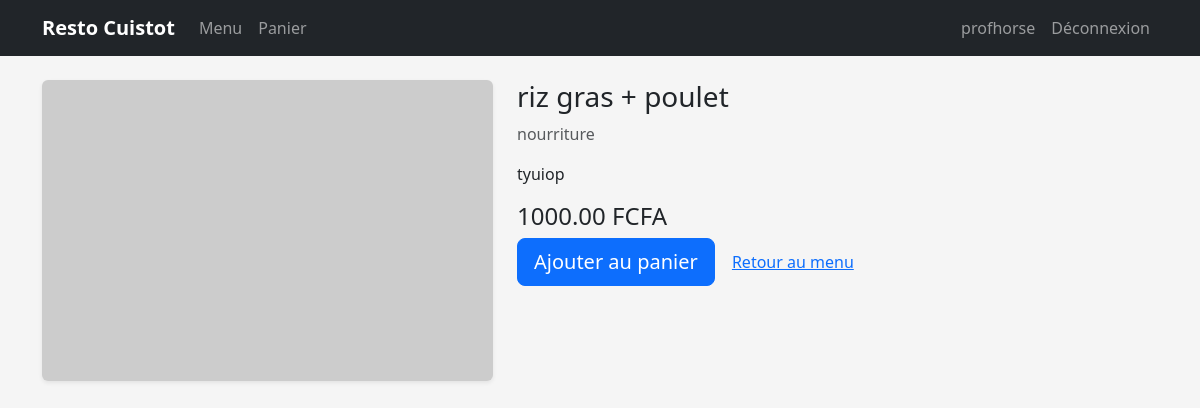
/meal/riz-gras-pouletr/ (signed in), run on the app's committed database.
### shop/models.py (models this page shows, shortened)
class Meal(models.Model):
    category = models.ForeignKey(Category, on_delete=models.CASCADE, related_name='meals')
    name = models.CharField(max_length=150)
    slug = models.SlugField(unique=True)
    description = models.TextField(blank=True)
    price = models.DecimalField(max_digits=8, decimal_places=2)
    is_active = models.BooleanField(default=True)
    image = models.ImageField(upload_to='meals/', blank=True, null=True)

class Category(models.Model):
    name = models.CharField(max_length=100)
    slug = models.SlugField(unique=True)
    class Meta:
        verbose_name_plural = "Categories"

### shop/views.py (the view)
# urls.py: path('meal/<slug:slug>/', views.meal_detail, name='meal_detail'),
def meal_detail(request, slug):
    meal = get_object_or_404(Meal, slug=slug, is_active=True)
    return render(request, 'shop/meal_detail.html', {'meal': meal})

### backend/resto/shop/templates/shop/meal_detail.html (shortened to what this page needs)
{% extends "base.html" %}
{% block content %}
<div class="row">
  <div class="col-md-5">
    {% if meal.image %}
      <img src="{{ meal.image.url }}" class="img-fluid rounded shadow-sm" alt="{{ meal.name }}">
    {% else %}
      <img src="https://via.placeholder.com/600x400?text=Resto"
           class="img-fluid rounded shadow-sm" alt="{{ meal.name }}">
    {% endif %}
  </div>
  <div class="col-md-7">
    <h1 class="h3">{{ meal.name }}</h1>
    <p class="text-muted">{{ meal.category.name }}</p>
    <p>{{ meal.description }}</p>
    <p class="h4">{{ meal.price }} FCFA</p>
    <form action="{% url 'shop:cart_add' meal.id %}" method="post" class="d-inline">
      <button class="btn btn-primary btn-lg" type="submit">Ajouter au panier</button>
    </form>
    <a href="{% url 'shop:meal_list' %}" class="btn btn-link">Retour au menu</a>
  </div>
</div>
{% endblock %}

### backend/resto/shop/templates/base.html (shortened to what this page needs)
{% load static %}
<!DOCTYPE html>
<html lang="fr">
<head>
  <link
    href="https://cdn.jsdelivr.net/npm/bootstrap@5.3.3/dist/css/bootstrap.min.css"
    rel="stylesheet"
  >
</head>
<body>
<nav class="navbar navbar-expand-lg navbar-dark bg-dark mb-4">
  <div class="container">
    <a class="navbar-brand" href="{% url 'shop:meal_list' %}">Resto Cuistot</a>
    <div class="collapse navbar-collapse" id="navbarNav">
      <ul class="navbar-nav me-auto">
        <li class="nav-item">
          <a class="nav-link" href="{% url 'shop:meal_list' %}">Menu</a>
        </li>
        <li class="nav-item">
          <a class="nav-link" href="{% url 'shop:cart_detail' %}">Panier</a>
        </li>
      </ul>
      <ul class="navbar-nav ms-auto">
        {% if user.is_authenticated %}
          <li class="nav-item">
            <a class="nav-link" href="{% url 'shop:profile' %}">
              {{ user.username }}
            </a>
          </li>
            <li class="nav-item">
                <a class="nav-link" href="{% url 'logout' %}?next={% url 'shop:meal_list' %}">
                Déconnexion
                </a>
            </li>
        {% endif %}
      </ul>
    </div>
  </div>
</nav>
<div class="container mb-5">
  {% block content %}{% endblock %}
</div>
</body>
</html>

### backend/resto/shop/templates/base.html (style rules this page uses)
body { background-color: #f5f5f5; }
.navbar-brand { font-weight: 700; }

### data on the page
Meal: name "riz gras + poulet", category.name "nourriture", description "tyuiop", price "1000.00"

### other printed values
{{ user.username }} "profhorse"
